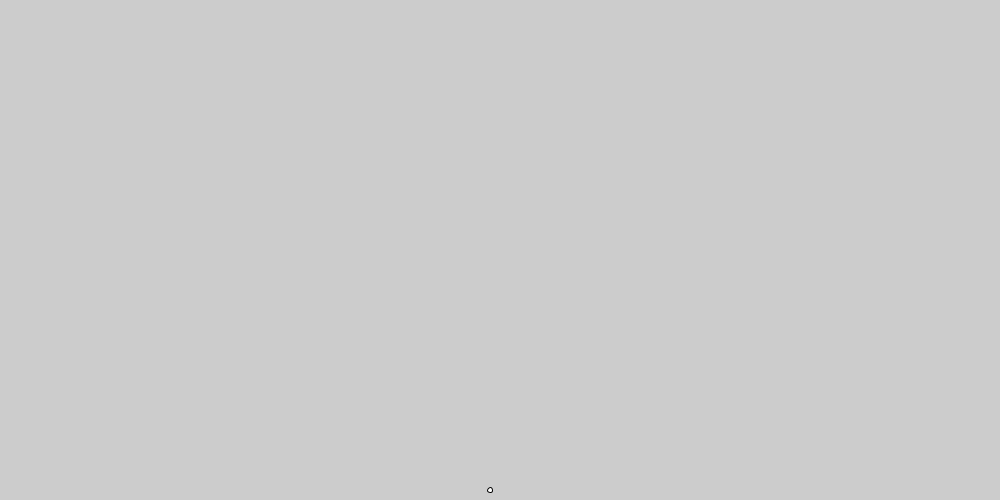
Frame 1 (no input)
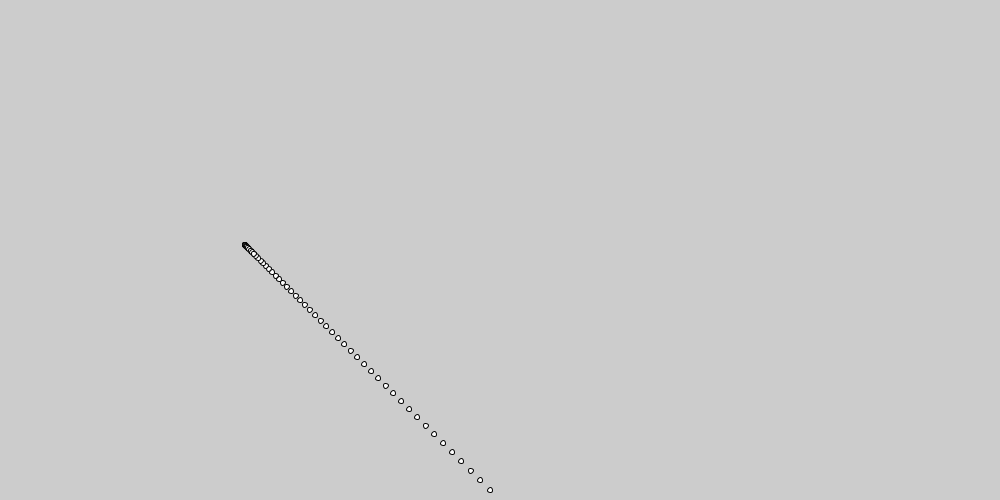
Frame 60 (the mouse pressed at the canvas centre just before this capture)
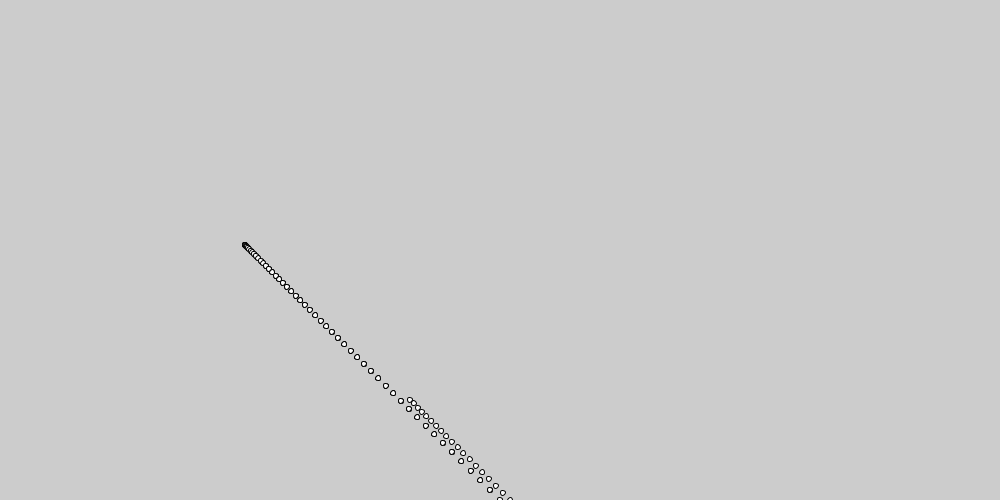
Frame 120 (the mouse held since frame 60 and released just before this capture)

The Processing sketch that drew these frames (run headless with seeded random() and noise(); from frame 60 on, the mouse is pressed at the canvas centre):

// Processing sketch: processing_148595
// ── processing_148595.pde

particle p;
float g = 0.2;

void setup()
{
  size(1000,500);
  p = new particle(width/2, height, 5, -10 );
}

void draw()
{
  p.move();
  p.draw();
}
class particle
{
  float x,y;
  float v_x, v_y;
  
  
  particle(float initx, float inity, float initv_x, float initv_y)
  {
    x = initx; y = inity;
    v_x = initv_x; v_y = initv_y;
  
  }
  
  void draw()
  {
    ellipse(x,y,5,5);
  }
  
  void move()
  {
    x += v_y; y+= v_y;
    v_y += g;
    
    if( y > height ) { y=height; v_y *= -0.7; }
    if( y < 0 )      { y=0;      v_y *= -0.7; }
    if( x > width )  { x=width;  v_x *= -0.7; }
    if( x < 0 )      { x=0;      v_x *= -0.7; }
  }
}
